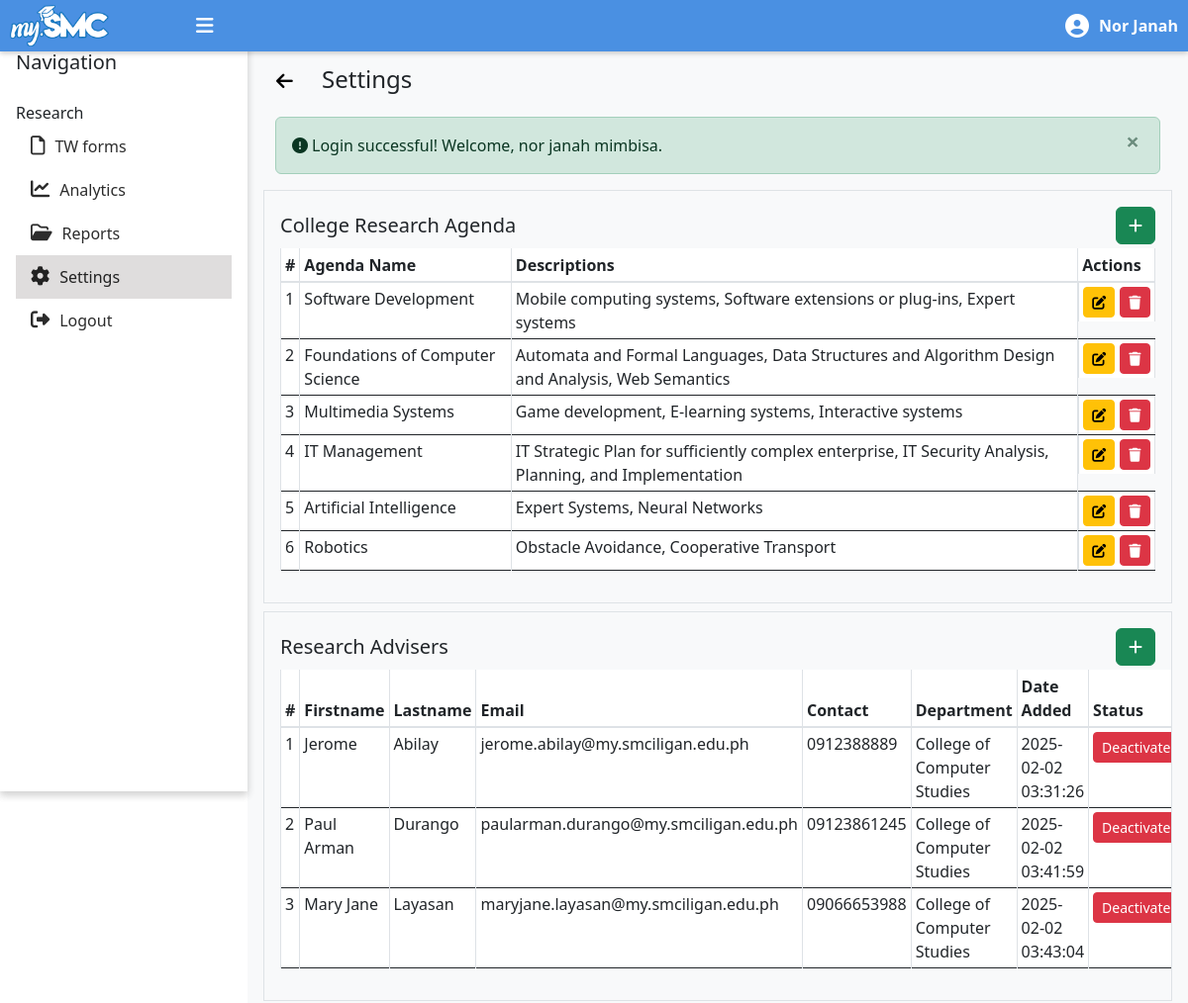
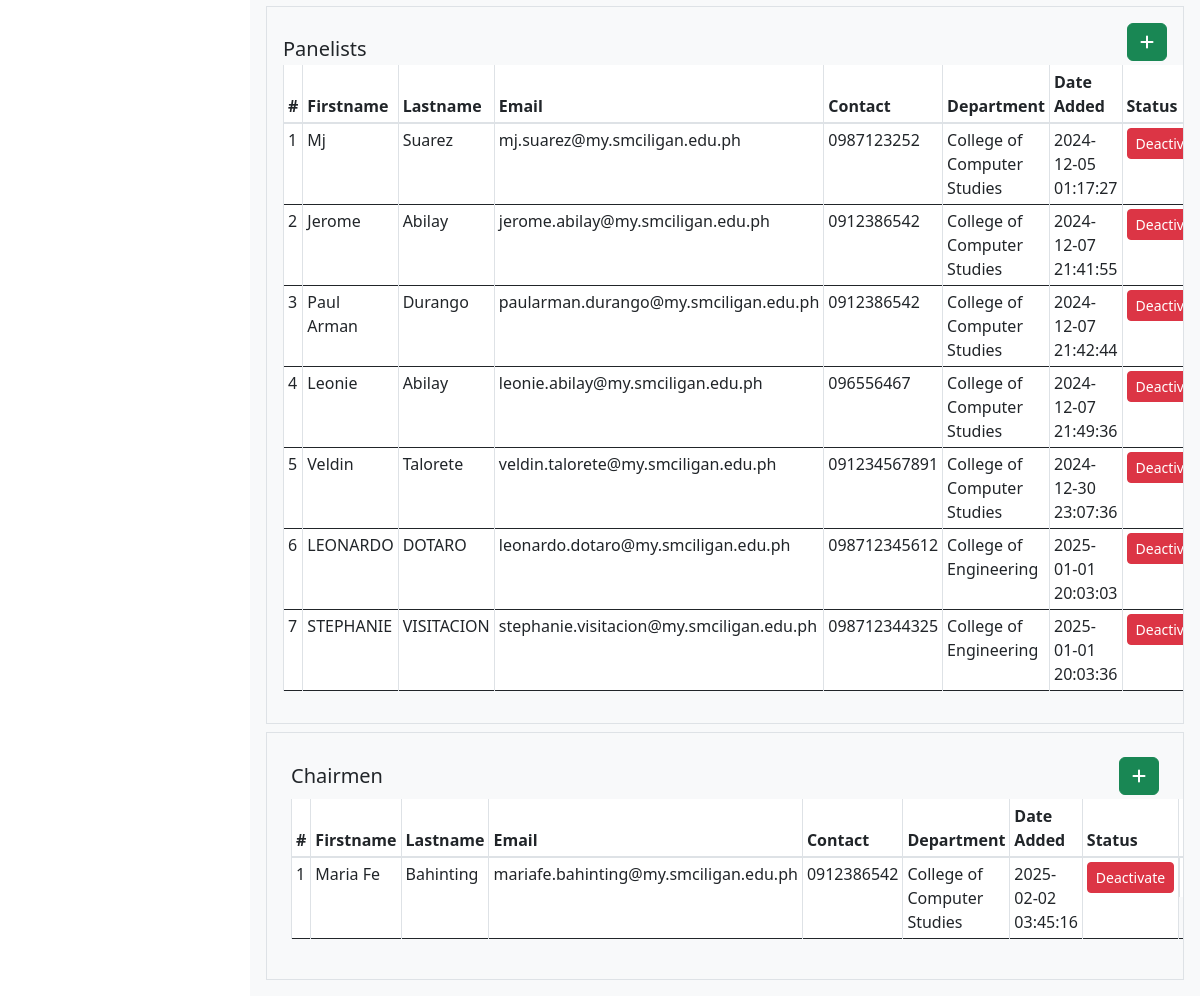
Page /dean/settings.php (signed in) on the committed database (2 pictures, top to bottom).
### tables this page shows
CREATE TABLE `college_research_agenda` (
  `agenda_id` int(11) NOT NULL,
  `agenda_name` varchar(255) NOT NULL,
  `department_id` int(11) DEFAULT NULL,
  `description` text DEFAULT NULL
);

CREATE TABLE `accounts` (
  `user_id` int(255) NOT NULL,
  `username` varchar(50) NOT NULL,
  `password` varchar(255) NOT NULL,
  `firstname` varchar(50) NOT NULL,
  `lastname` varchar(50) NOT NULL,
  `contact` varchar(13) NOT NULL,
  `department_id` int(11) NOT NULL,
  `smc_email` varchar(255) NOT NULL,
  `is_active` tinyint(1) DEFAULT 1,
  `user_type` enum('student','dean','panelist','rmo_staff','research_adviser','chairman') NOT NULL,
  `date_created` datetime NOT NULL DEFAULT current_timestamp()
);

CREATE TABLE `departments` (
  `department_id` int(11) NOT NULL,
  `department_name` varchar(255) NOT NULL,
  `logo` varchar(255) DEFAULT NULL,
  `date_created` datetime DEFAULT current_timestamp()
);

### messages.php (called while the page is built, shortened)
<?php
$messages = isset($_SESSION['messages']) ? $_SESSION['messages'] : [];
?>

### dean/settings.php (the view, shortened to what this page needs)
<?php
   include('dean-master.php');
   require '../config/connect.php';
   include '../messages.php';
   $user_id = $_SESSION['user_id'];
    $query = "SELECT department_id FROM ACCOUNTS WHERE user_id = ?";
    $stmt = mysqli_prepare($conn, $query);
    mysqli_stmt_bind_param($stmt, "i", $user_id);
    mysqli_stmt_execute($stmt);
    $result = mysqli_stmt_get_result($stmt);
    $dean_data = mysqli_fetch_assoc($result);
    $dean_department_id = $dean_data['department_id'];
    function getAgenda($dean_department_id) {
        global $conn;
        $query = "
            SELECT agenda_id, agenda_name, description
            FROM college_research_agenda
            WHERE department_id = ?
        ";
        $stmt = mysqli_prepare($conn, $query);
        mysqli_stmt_bind_param($stmt, 'i', $dean_department_id);
        mysqli_stmt_execute($stmt);
        $result = mysqli_stmt_get_result($stmt);
        $agenda_list = [];
        while ($row = mysqli_fetch_assoc($result)) {
            $agenda_list[] = $row;
        }
        return $agenda_list;
    }
    $agenda_list = getAgenda($dean_department_id);
    function getResearchAdvisers() {
        global $conn;
        $query = "
            SELECT
                acc.user_id,
                acc.firstname,
                acc.lastname,
                acc.smc_email,
                acc.contact,
                dept.department_name as department,
                acc.is_active,
                acc.date_created
            FROM ACCOUNTS acc
            LEFT JOIN DEPARTMENTS dept ON acc.department_id = dept.department_id
            WHERE acc.user_type = 'research_adviser'
            ORDER BY acc.date_created
        ";
        $result = mysqli_query($conn, $query);
        $research_advisers = [];
        while ($row = mysqli_fetch_assoc($result)) {
            $research_advisers[] = $row;
        }
        return $research_advisers;
    }
    function getPanelists() {
        global $conn;
        $query = "
            SELECT
                ACCOUNTS.user_id,
                ACCOUNTS.firstname,
                ACCOUNTS.lastname,
                ACCOUNTS.smc_email,
                ACCOUNTS.contact,
                ACCOUNTS.department_id,
                dept.department_name as department,
                ACCOUNTS.is_active,
                ACCOUNTS.date_created,
                ACCOUNTS.user_type
            FROM ACCOUNTS
            LEFT JOIN DEPARTMENTS dept ON ACCOUNTS.department_id = dept.department_id
            WHERE ACCOUNTS.user_type = 'panelist'
            ORDER BY ACCOUNTS.date_created
        ";
        $result = mysqli_query($conn, $query);
        $panelists = [];
        while ($row = mysqli_fetch_assoc($result)) {
            $panelists[] = $row;
        }
        return $panelists;
    }
    function getChairmen() {
        global $conn;
        $query = "
            SELECT
                ACCOUNTS.user_id,
                ACCOUNTS.firstname,
                ACCOUNTS.lastname,
                ACCOUNTS.smc_email,
                ACCOUNTS.contact,
                ACCOUNTS.department_id,
                dept.department_name as department,
                ACCOUNTS.is_active,
                ACCOUNTS.date_created,
                ACCOUNTS.user_type
            FROM ACCOUNTS
            LEFT JOIN DEPARTMENTS dept ON ACCOUNTS.department_id = dept.department_id
            WHERE ACCOUNTS.user_type = 'chairman'
            ORDER BY ACCOUNTS.date_created
        ";
        $result = mysqli_query($conn, $query);
        $chairmen = [];
        while ($row = mysqli_fetch_assoc($result)) {
            $chairmen[] = $row;
        }
        return $chairmen;
    }
    $panelists = getPanelists();
    $chairmen = getChairmen();
$advisers = getResearchAdvisers();
?>
<section id="settings" class="pt-4">
    <div class="header-container pt-4">
        <h4>
        <a href="javascript:history.back()" class="btn btn-link" style="font-size: 1rem; text-decoration: none; color: black;">
                    <i class="fas fa-arrow-left" style="margin-right: 10px; font-size: 1.2rem;"></i>
                </a>
        Settings</h4>
    </div>
        <?php if (!empty($messages)): ?>
            <div class="container mt-3">
                <?php foreach ($messages as $message): ?>
                    <div class="alert alert-<?= htmlspecialchars($message['tags']) ?> alert-dismissible fade show" role="alert">
                    <i class="fa-solid fa-circle-exclamation mr-1"></i><?= htmlspecialchars($message['content']) ?>
                        <button type="button" class="close" data-bs-dismiss="alert" aria-label="Close">
                            <span aria-hidden="true">&times;</span>
                        </button>
                    </div>
                <?php endforeach; ?>
            </div>
        <?php endif; ?>
                <div class="table-responsive p-3 border">
                    <div class="d-flex justify-content-between align-items-center" style="gap: 10px;">
                        <h5 class="mb-1">College Research Agenda</h5>
                        <a href="add-agenda.php" class="btn btn-success mb-1"><i class="fas fa-plus"></i></a>
                    </div>
                    <table id="items-table" class="table table-bordered table-sm display">
                        <thead class="thead-background">
                            <tr>
                                <th>#</th>
                                <th>Agenda Name</th>
                                <th>Descriptions</th>
                                <th>Actions</th>
                            </tr>
                        </thead>
                        <tbody>
                            <?php $i=1; foreach ($agenda_list as $row): ?>
                                <tr>
                                    <td><?= $i++; ?></td>
                                    <td><?= htmlspecialchars($row['agenda_name']) ?></td>
                                    <td><?= htmlspecialchars($row['description']) ?></td>
                                    <td class="d-flex justify-content-between align-items-center" style="gap: 5px;">
                                        <a href="edit-agenda.php?id=<?= $row['agenda_id'] ?>" class="btn btn-warning btn-sm"><i class="fas fa-edit"></i></a>
                                        <form action="delete-agenda.php?" method="POST"
                                            onsubmit="return confirm('Are you sure you want to delete this College Research Agenda?');"
                                            style="display: inline;">
                                            <button type="submit" class="btn btn-danger btn-sm"><i class="fas fa-trash"></i></button>
                                        </form>
                                    </td>
                                </tr>
                            <?php endforeach; ?>
                        </tbody>
                    </table>
                </div>
                <div class="table-responsive p-3 border mt-2">
                    <div class="d-flex justify-content-between align-items-center" style="gap: 10px;">
                        <h5 class="mb-1">Research Advisers</h5>
                        <a href="add-adviser.php" class="btn btn-success mb-1"><i class="fas fa-plus"></i></a>
                    </div>
                    <table id="advisers-table" class="table table-bordered table-sm display">
                        <thead class="thead-background">
                            <tr>
                                <th>#</th>
                                <th>Firstname</th>
                                <th>Lastname</th>
                                <th>Email</th>
                                <th>Contact</th>
                                <th>Department</th>
                                <th>Date Added</th>
                                <th>Status</th>
                            </tr>
                        </thead>
                        <tbody>
                            <?php if (!empty($advisers)):?>
                            <?php $i=1; foreach ($advisers as $row): ?>
                                <tr>
                                    <td><?= $i++; ?></td>
                                    <td><?= htmlspecialchars($row['firstname']) ?></td>
                                    <td><?= htmlspecialchars($row['lastname']) ?></td>
                                    <td><?= htmlspecialchars($row['smc_email']) ?></td>
                                    <td><?= htmlspecialchars($row['contact']) ?></td>
                                    <td><?= htmlspecialchars($row['department']) ?></td>
                                    <td><?= htmlspecialchars($row['date_created']) ?></td>
                                    <td>
                                        <?php if (isset($row['user_id']) && $row['is_active']): ?>
                                            <form method="post" action="update-user-status.php" onsubmit="return confirm('Are you sure you want to deactivate this research adviser?');" style="display:inline;">
                                                <button type="submit" class="btn btn-sm btn-danger" title="Deactivate account for <?= htmlspecialchars($row['firstname'] . ' ' . $row['lastname']); ?>">Deactivate</button>
                                            </form>
                                        <?php endif; ?>
                                    </td>
                                </tr>
                            <?php endforeach; ?>
                            <?php else: ?>
                                <tr class="text-center text-bg-alert"><td colspan="9">No Research Advisers Found</td></tr>
                            <?php endif; ?>
                        </tbody>
                    </table>
                </div>
                <div class="table-responsive p-3 border mt-2">
                    <div class="d-flex justify-content-between align-items-end" style="gap: 10px;">
                        <h5 class="mb-1">Panelists</h5>
                        <a href="add-panelist.php" class="btn btn-success mb-1"><i class="fas fa-plus"></i></a>
                    </div>
                    <table id="panelists-table" class="table table-bordered table-sm display">
                        <thead class="thead-background">
                            <tr>
                                <th>#</th>
                                <th>Firstname</th>
                                <th>Lastname</th>
                                <th>Email</th>
                                <th>Contact</th>
                                <th>Department</th>
                                <th>Date Added</th>
                                <th>Status</th>
                            </tr>
                        </thead>
                        <tbody>
                            <?php if (!empty($panelists)): ?>
                                <?php $i = 1; foreach ($panelists as $row): ?>
                                    <tr>
                                        <td><?= $i++; ?></td>
                                        <td><?= htmlspecialchars($row['firstname']) ?></td>
                                        <td><?= htmlspecialchars($row['lastname']) ?></td>
                                        <td><?= htmlspecialchars($row['smc_email']) ?></td>
                                        <td><?= htmlspecialchars($row['contact']) ?></td>
                                        <td><?= htmlspecialchars($row['department']) ?></td>
                                        <td><?= htmlspecialchars($row['date_created']) ?></td>
                                        <td>
                                            <?php if ($row['is_active']): ?>
                                                <form method="post" action="update-user-status.php" onsubmit="return confirm('Are you sure you want to deactivate this user?');" style="display:inline;">
                                                    <button type="submit" class="btn btn-sm btn-danger">Deactivate</button>
                                                </form>
                                            <?php endif; ?>
                                        </td>
                                    </tr>
                                <?php endforeach; ?>
                            <?php else: ?>
                                <tr class="text-center text-bg-alert"><td colspan="9">No Panelists Found</td></tr>
                            <?php endif; ?>
                        </tbody>
                    </table>
                </div>
                <div class="table-responsive p-4 border mt-2">
                    <div class="d-flex justify-content-between align-items-center" style="gap: 10px;">
                        <h5 class="mb-1">Chairmen</h5>
                        <a href="add-chairman.php" class="btn btn-success mb-1"><i class="fas fa-plus"></i></a>
                    </div>
                    <table id="chairman-table" class="table table-bordered table-sm display">
                        <thead class="thead-background">
                            <tr>
                                <th>#</th>
                                <th>Firstname</th>
                                <th>Lastname</th>
                                <th>Email</th>
                                <th>Contact</th>
                                <th>Department</th>
                                <th>Date Added</th>
                                <th>Status</th>
                                <th>Actions</th>
                            </tr>
                        </thead>
                        <tbody>
                            <?php if (!empty($chairmen)): ?>
                                <?php $i = 1; foreach ($chairmen as $row): ?>
                                    <tr>
                                        <td><?= $i++; ?></td>
                                        <td><?= htmlspecialchars($row['firstname']) ?></td>
                                        <td><?= htmlspecialchars($row['lastname']) ?></td>
                                        <td><?= htmlspecialchars($row['smc_email']) ?></td>
                                        <td><?= htmlspecialchars($row['contact']) ?></td>
                                        <td><?= htmlspecialchars($row['department']) ?></td>
                                        <td><?= htmlspecialchars($row['date_created']) ?></td>
                                        <td>
                                            <?php if ($row['is_active']): ?>
                                                <form method="post" action="update-user-status.php" onsubmit="return confirm('Are you sure you want to deactivate this user?');" style="display:inline;">
                                                    <button type="submit" class="btn btn-sm btn-danger">Deactivate</button>
                                                </form>
                                            <?php endif; ?>
                                        </td>
                                        <td class="d-flex justify-content-between align-items-center" style="gap: 5px;">
                                        </td>
                                    </tr>
                                <?php endforeach; ?>
                            <?php else: ?>
                                <tr class="text-center text-bg-alert"><td colspan="9">No Chairmen Found</td></tr>
                            <?php endif; ?>
                        </tbody>
                    </table>
                </div>
</section>
<?php
include('dean-master.php');
?>

### rows in the picture
college_research_agenda: agenda_name "Software Development", description "Mobile computing systems, Software extensions or plug-ins, Expert systems"
college_research_agenda: agenda_name "Foundations of Computer Science", description "Automata and Formal Languages, Data Structures and Algorithm Design and Analysis, Web Semantics"
college_research_agenda: agenda_name "Multimedia Systems", description "Game development, E-learning systems, Interactive systems"
college_research_agenda: agenda_name "IT Management", description "IT Strategic Plan for sufficiently complex enterprise, IT Security Analysis, Planning, and Implementation"
college_research_agenda: agenda_name "Artificial Intelligence", description "Expert Systems, Neural Networks"
college_research_agenda: agenda_name "Robotics", description "Obstacle Avoidance, Cooperative Transport"
accounts: firstname "Jerome", lastname "Abilay", smc_email "jerome.abilay@my.smciligan.edu.ph", contact "0912388889", department.department_name "College of Computer Studies", date_created "2025-02-02 03:31:26"
accounts: firstname "Paul Arman", lastname "Durango", smc_email "paularman.durango@my.smciligan.edu.ph", contact "09123861245", department.department_name "College of Computer Studies", date_created "2025-02-02 03:41:59"
accounts: firstname "Mary Jane", lastname "Layasan", smc_email "maryjane.layasan@my.smciligan.edu.ph", contact "09066653988", department.department_name "College of Computer Studies", date_created "2025-02-02 03:43:04"
accounts: firstname "Mj", lastname "Suarez", smc_email "mj.suarez@my.smciligan.edu.ph", contact "0987123252", department.department_name "College of Computer Studies", date_created "2024-12-05 01:17:27"
accounts: firstname "Jerome", lastname "Abilay", smc_email "jerome.abilay@my.smciligan.edu.ph", contact "0912386542", department.department_name "College of Computer Studies", date_created "2024-12-07 21:41:55"
accounts: firstname "Paul Arman", lastname "Durango", smc_email "paularman.durango@my.smciligan.edu.ph", contact "0912386542", department.department_name "College of Computer Studies", date_created "2024-12-07 21:42:44"
accounts: firstname "Leonie", lastname "Abilay", smc_email "leonie.abilay@my.smciligan.edu.ph", contact "096556467", department.department_name "College of Computer Studies", date_created "2024-12-07 21:49:36"
accounts: firstname "Veldin", lastname "Talorete", smc_email "veldin.talorete@my.smciligan.edu.ph", contact "091234567891", department.department_name "College of Computer Studies", date_created "2024-12-30 23:07:36"
accounts: firstname "LEONARDO", lastname "DOTARO", smc_email "leonardo.dotaro@my.smciligan.edu.ph", contact "098712345612", department.department_name "College of Engineering", date_created "2025-01-01 20:03:03"
accounts: firstname "STEPHANIE", lastname "VISITACION", smc_email "stephanie.visitacion@my.smciligan.edu.ph", contact "098712344325", department.department_name "College of Engineering", date_created "2025-01-01 20:03:36"
accounts: firstname "Maria Fe", lastname "Bahinting", smc_email "mariafe.bahinting@my.smciligan.edu.ph", contact "0912386542", department.department_name "College of Computer Studies", date_created "2025-02-02 03:45:16"

### other values in the picture
$firstname "Nor Janah"
$message['content'] "Login successful! Welcome, nor janah mimbisa."
